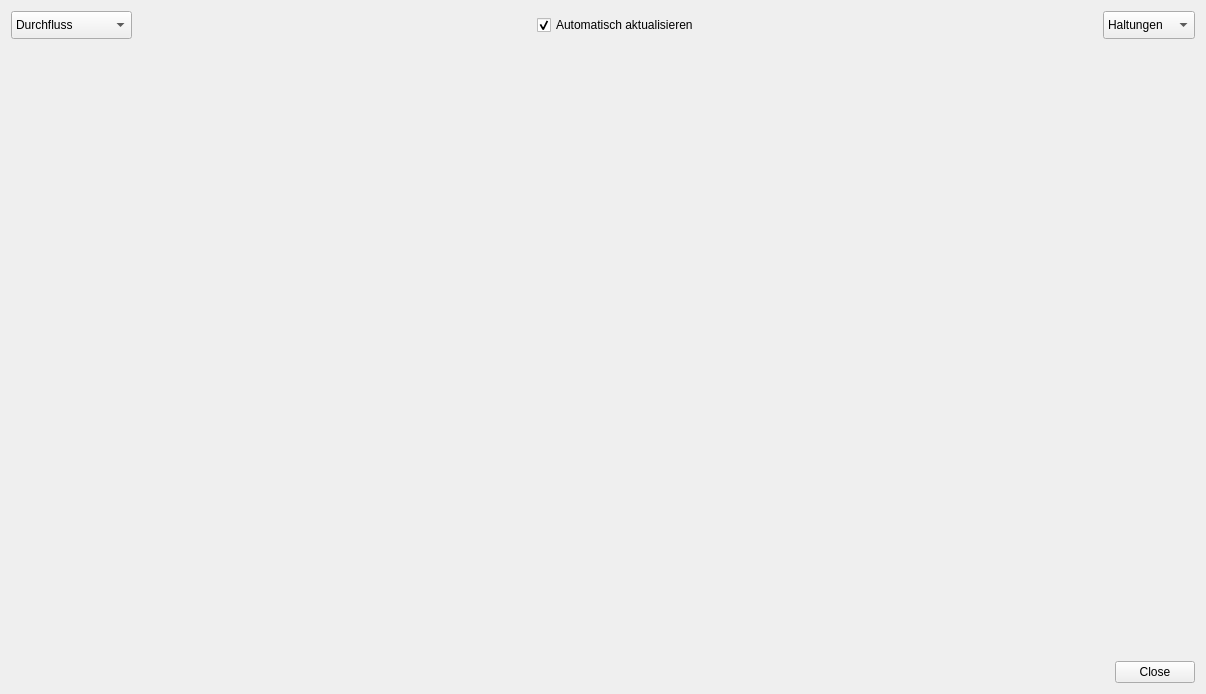
<?xml version="1.0" encoding="UTF-8"?>
<ui version="4.0">
 <class>Form</class>
 <widget class="QWidget" name="Form">
  <property name="geometry">
   <rect>
    <x>0</x>
    <y>0</y>
    <width>1206</width>
    <height>694</height>
   </rect>
  </property>
  <property name="windowTitle">
   <string>Form</string>
  </property>
  <layout class="QGridLayout" name="gridLayout_3">
   <item row="1" column="0">
    <layout class="QGridLayout" name="gridLayout">
     <property name="topMargin">
      <number>0</number>
     </property>
     <item row="0" column="0">
      <layout class="QHBoxLayout" name="horizontalLayout_3">
       <item>
        <layout class="QVBoxLayout" name="verticalLayout_2">
         <property name="leftMargin">
          <number>0</number>
         </property>
        </layout>
       </item>
       <item>
        <spacer name="horizontalSpacer">
         <property name="orientation">
          <enum>Qt::Horizontal</enum>
         </property>
         <property name="sizeHint" stdset="0">
          <size>
           <width>40</width>
           <height>20</height>
          </size>
         </property>
        </spacer>
       </item>
       <item>
        <widget class="QDialogButtonBox" name="buttonBox">
         <property name="sizePolicy">
          <sizepolicy hsizetype="Maximum" vsizetype="Fixed">
           <horstretch>0</horstretch>
           <verstretch>0</verstretch>
          </sizepolicy>
         </property>
         <property name="standardButtons">
          <set>QDialogButtonBox::Close</set>
         </property>
        </widget>
       </item>
      </layout>
     </item>
    </layout>
   </item>
   <item row="0" column="0">
    <layout class="QVBoxLayout" name="verticalLayout">
     <item>
      <layout class="QHBoxLayout" name="horizontalLayout">
       <item>
        <widget class="QComboBox" name="combo_method">
         <property name="minimumSize">
          <size>
           <width>92</width>
           <height>28</height>
          </size>
         </property>
         <item>
          <property name="text">
           <string>Durchfluss</string>
          </property>
         </item>
         <item>
          <property name="text">
           <string>Geschwindigkeit</string>
          </property>
         </item>
         <item>
          <property name="text">
           <string>Auslastung</string>
          </property>
         </item>
        </widget>
       </item>
       <item>
        <spacer name="horizontalSpacer_3">
         <property name="orientation">
          <enum>Qt::Horizontal</enum>
         </property>
         <property name="sizeHint" stdset="0">
          <size>
           <width>40</width>
           <height>20</height>
          </size>
         </property>
        </spacer>
       </item>
       <item>
        <widget class="QCheckBox" name="auto_update">
         <property name="enabled">
          <bool>true</bool>
         </property>
         <property name="styleSheet">
          <string notr="true"/>
         </property>
         <property name="text">
          <string>Automatisch aktualisieren</string>
         </property>
         <property name="checked">
          <bool>true</bool>
         </property>
        </widget>
       </item>
       <item>
        <spacer name="horizontalSpacer_2">
         <property name="orientation">
          <enum>Qt::Horizontal</enum>
         </property>
         <property name="sizeHint" stdset="0">
          <size>
           <width>40</width>
           <height>20</height>
          </size>
         </property>
        </spacer>
       </item>
       <item>
        <widget class="QComboBox" name="combo_type">
         <property name="sizePolicy">
          <sizepolicy hsizetype="Preferred" vsizetype="Fixed">
           <horstretch>0</horstretch>
           <verstretch>0</verstretch>
          </sizepolicy>
         </property>
         <property name="minimumSize">
          <size>
           <width>92</width>
           <height>28</height>
          </size>
         </property>
         <property name="layoutDirection">
          <enum>Qt::LeftToRight</enum>
         </property>
         <item>
          <property name="text">
           <string>Haltungen</string>
          </property>
         </item>
         <item>
          <property name="text">
           <string>Schächte</string>
          </property>
         </item>
        </widget>
       </item>
      </layout>
     </item>
     <item>
      <widget class="QStackedWidget" name="stackedWidget">
       <widget class="QWidget" name="page"/>
       <widget class="QWidget" name="page_2"/>
      </widget>
     </item>
    </layout>
   </item>
  </layout>
 </widget>
 <resources/>
 <connections>
  <connection>
   <sender>buttonBox</sender>
   <signal>clicked(QAbstractButton*)</signal>
   <receiver>Form</receiver>
   <slot>close()</slot>
   <hints>
    <hint type="sourcelabel">
     <x>59</x>
     <y>24</y>
    </hint>
    <hint type="destinationlabel">
     <x>602</x>
     <y>346</y>
    </hint>
   </hints>
  </connection>
 </connections>
</ui>
